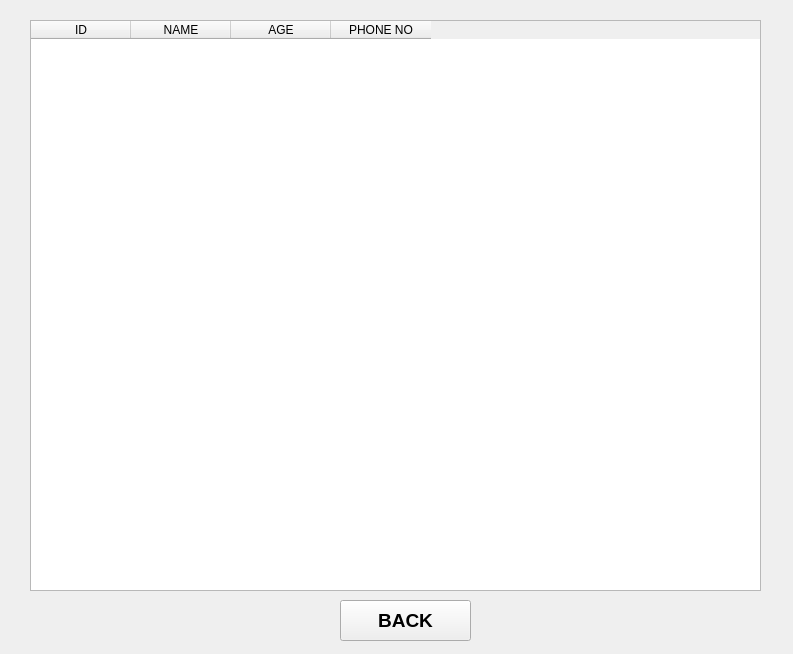
<?xml version="1.0" encoding="UTF-8"?>
<ui version="4.0">
 <class>form3</class>
 <widget class="QWidget" name="form3">
  <property name="geometry">
   <rect>
    <x>0</x>
    <y>0</y>
    <width>793</width>
    <height>654</height>
   </rect>
  </property>
  <property name="windowTitle">
   <string>EMPLOYEE LIST</string>
  </property>
  <widget class="QTableWidget" name="tw1">
   <property name="geometry">
    <rect>
     <x>30</x>
     <y>20</y>
     <width>731</width>
     <height>571</height>
    </rect>
   </property>
   <column>
    <property name="text">
     <string>ID</string>
    </property>
   </column>
   <column>
    <property name="text">
     <string>NAME</string>
    </property>
   </column>
   <column>
    <property name="text">
     <string>AGE</string>
    </property>
   </column>
   <column>
    <property name="text">
     <string>PHONE NO</string>
    </property>
   </column>
  </widget>
  <widget class="QPushButton" name="b1">
   <property name="geometry">
    <rect>
     <x>340</x>
     <y>600</y>
     <width>131</width>
     <height>41</height>
    </rect>
   </property>
   <property name="font">
    <font>
     <pointsize>14</pointsize>
     <weight>75</weight>
     <bold>true</bold>
    </font>
   </property>
   <property name="text">
    <string>BACK</string>
   </property>
  </widget>
 </widget>
 <resources/>
 <connections/>
</ui>
